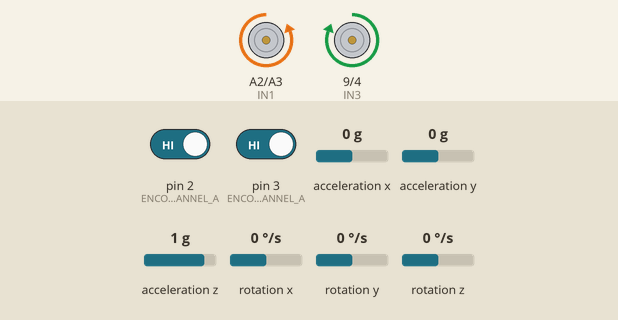
A sketch run on a simulated Arduino Uno, built with avr-gcc and run on an emulated ATmega328P. Shown: motor-driver pin pairs drawn as motors (green arrow = first pin HIGH = forward, orange = second pin HIGH = backward, longer = more drive, scaled by the enable pin). The test bench sets the inputs (shaded band); at power-on: acceleration x 0 g, pin 2 (ENCODER1_CHANNEL_A) HIGH, pin 3 (ENCODER2_CHANNEL_A) HIGH, acceleration y 0 g, acceleration z 1 g, rotation x 0 °/s, rotation y 0 °/s, rotation z 0 °/s.

Above: at 1.7 s.
1.8 s: acceleration x set to 0.2 g
At 3.0 s:
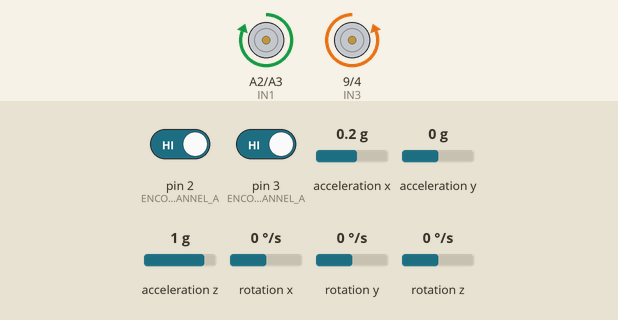
3.3 s: acceleration x set to -1.4 g
At 4.2 s:
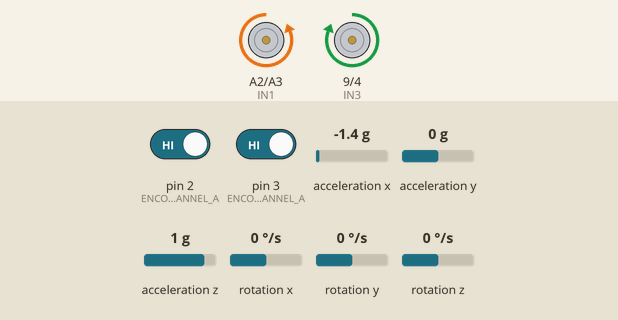
4.8 s: acceleration x set to 0.8 g
At 5.4 s:
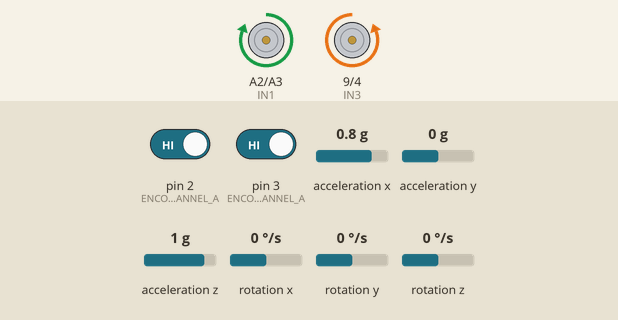
Timing chart, 0 to 7.8 s (numbered marks = the images above; inputs shaded):
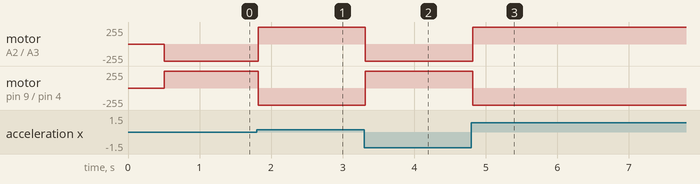

The sketch:

task3c_balance_bot.ino
```cpp
#include <Wire.h>
#include <MPU6050_6Axis_MotionApps20.h>
#include <SoftwareSerial.h>

/* ====================== */
/* ==== VARIABLES ======= */
/* ====================== */

// Bluetooth Communication
SoftwareSerial bluetooth(A1, A0);  // RX, TX (HC-05 TX->A0, RX->A1)

// Motor Driver Pins
#define ENA 6    // Left motor PWM pin (Range: 0-255)
#define IN1 A2   // Left motor direction pin 1
#define IN2 A3   // Left motor direction pin 2
#define ENB 5    // Right motor PWM pin (Range: 0-255)
#define IN3 9    // Right motor direction pin 1
#define IN4 4    // Right motor direction pin 2

// Encoder Pins
#define ENCODER1_CHANNEL_A 2  // Left encoder channel A (Interrupt pin)
#define ENCODER1_CHANNEL_B 7  // Left encoder channel B
#define ENCODER2_CHANNEL_A 3  // Right encoder channel A (Interrupt pin)
#define ENCODER2_CHANNEL_B 8  // Right encoder channel B

// PID Constants
#define Kp_angle  225   // Proportional gain for angle control
#define Kd_angle  9     // Derivative gain for angle control
#define Ki_angle  7     // Integral gain for angle control
#define Kp_speed  49.0  // Proportional gain for speed control
#define Ki_speed  0.26  // Integral gain for speed control
#define Kp_position 44  // Proportional gain for position control
#define Ki_position 0.0 // Integral gain for position control
#define Kd_position 10.0// Derivative gain for position control

// Control Parameters
#define sampleTime  0.010  // Control loop period in seconds
#define targetAngle 4.0    // Target balancing angle in degrees
#define TURN_GAIN 40       // Turning sensitivity multiplier

// Bluetooth Command Definitions
#define FORWARD 'F'    // Increase target speed
#define BACKWARD 'B'   // Decrease target speed
#define LEFT 'L'       // Left turn command
#define RIGHT 'R'      // Right turn command
#define CIRCLE 'C'     // Clockwise spin command
#define CROSS 'X'      // Emergency stop
#define TRIANGLE 'T'   // Reset position
#define SQUARE 'S'     // Gradual stop
#define START 'A'      // Enable movement
#define PAUSE 'P'      // Disable movement

// MPU6050 Object
MPU6050 mpu;

// IMU Data Variables
bool dmpReady = false;         // DMP initialization status
uint8_t mpuIntStatus;          // MPU interrupt status
uint8_t devStatus;             // Device status
uint16_t packetSize;           // DMP packet size
uint8_t fifoBuffer[64];        // FIFO storage buffer
Quaternion q;                  // Quaternion container
VectorFloat gravity;           // Gravity vector
float ypr[3];                  // Yaw/Pitch/Roll array
const float conv = 180.0/M_PI; // Radians to degrees

// Motor Control Variables
volatile int leftMotorPower;   // Left motor power (-255 to 255)
volatile int rightMotorPower;  // Right motor power (-255 to 255)

// Angle Control Variables
volatile float currentAngle = 0; // Filtered tilt angle (degrees)
volatile float prevAngle = 0;    // Previous raw angle
volatile float error = 0;        // Current angle error
volatile float prevError = 0;    // Previous angle error
volatile float errorSum = 0;     // Cumulative angle error

// Speed Control Variables
volatile long leftEncoderCount = 0;  // Left encoder ticks
volatile long rightEncoderCount = 0; // Right encoder ticks
volatile long prevLeftCount = 0;     // Previous left encoder count
volatile long prevRightCount = 0;    // Previous right encoder count
volatile float speed_filter = 0;     // Filtered speed value
volatile float speed_filter_old = 0; // Previous filtered speed
volatile float car_speed_integeral = 0; // Speed error integral
volatile int speed_control_period_count = 0; // Speed control counter
volatile float speed_control_output = 0; // Speed PID output
volatile int setting_car_speed = 0;     // Target speed (-150 to 150)

// Position Control Variables
volatile long initialPosition = 0;    // Reference position
volatile long currentPosition = 0;    // Current position
volatile float positionError = 0;     // Position error
volatile float positionErrorSum = 0;  // Cumulative position error
volatile float positionDerivative = 0;// Position error derivative
volatile float prevPositionError = 0; // Previous position error

// Navigation Control
volatile int turnOffset = 0;  // Turning adjustment (-TURN_GAIN to TURN_GAIN)

/* ====================== */
/* ==== FUNCTIONS ======= */
/* ====================== */

/**
 * Function Name: init_PID
 * Input: None
 * Output: None
 * Logic: Initializes Timer1 for 100Hz interrupt to run PID control
 * Example Call: init_PID();
 */
void init_PID() {
    cli();
    TCCR1A = 0;
    TCCR1B = 0;
    OCR1A = 9999;
    TCCR1B |= (1 << WGM12);
    TCCR1B |= (1 << CS11);
    TIMSK1 |= (1 << OCIE1A);
    sei();
}

/**
 * Function Name: leftEncoderISR
 * Input: None (Interrupt Service Routine)
 * Output: None
 * Logic: Updates left encoder count based on channel B state
 * Example Call: Automatically called on encoder pulse
 */
void leftEncoderISR() {
    if (digitalRead(ENCODER1_CHANNEL_B)) {
        leftEncoderCount++;
    } else {
        leftEncoderCount--;
    }
}

/**
 * Function Name: rightEncoderISR
 * Input: None (Interrupt Service Routine)
 * Output: None
 * Logic: Updates right encoder count based on channel B state
 * Example Call: Automatically called on encoder pulse
 */
void rightEncoderISR() {
    if (digitalRead(ENCODER2_CHANNEL_B)) {
        rightEncoderCount--;
    } else {
        rightEncoderCount++;
    }
}

/**
 * Function Name: setMotors
 * Input: leftMotorSpeed (-255 to 255), rightMotorSpeed (-255 to 255)
 * Output: None
 * Logic: Sets motor directions and speeds using PWM
 * Example Call: setMotors(150, -150);
 */
void setMotors(int leftMotorSpeed, int rightMotorSpeed) {
    leftMotorSpeed = constrain(leftMotorSpeed, -255, 255);
    rightMotorSpeed = constrain(rightMotorSpeed, -255, 255);

    // Left motor control
    if (leftMotorSpeed >= 0) {
        analogWrite(ENA, leftMotorSpeed);
        digitalWrite(IN1, LOW);
        digitalWrite(IN2, HIGH);
    } else {
        analogWrite(ENA, -leftMotorSpeed);
        digitalWrite(IN1, HIGH);
        digitalWrite(IN2, LOW);
    }

    // Right motor control
    if (rightMotorSpeed >= 0) {
        analogWrite(ENB, rightMotorSpeed);
        digitalWrite(IN3, HIGH);
        digitalWrite(IN4, LOW);
    } else {
        analogWrite(ENB, -rightMotorSpeed);
        digitalWrite(IN3, LOW);
        digitalWrite(IN4, HIGH);
    }
}

/**
 * Function Name: updatePosition
 * Input: None
 * Output: None
 * Logic: Calculates current position and updates PID terms
 * Example Call: updatePosition();
 */
void updatePosition() {
    currentPosition = (leftEncoderCount + rightEncoderCount) / 2;
    positionError = initialPosition - currentPosition;
    positionDerivative = (positionError - prevPositionError) / sampleTime;
    positionErrorSum += positionError * sampleTime;
    positionErrorSum = constrain(positionErrorSum, -100, 100);
    prevPositionError = positionError;
}

/**
 * Function Name: updateMPUData
 * Input: None
 * Output: bool - True if new data processed
 * Logic: Reads IMU data from FIFO and calculates tilt angle
 * Example Call: if(updateMPUData()) { /* new data available */
bool updateMPUData() {
    uint16_t fifoCount = mpu.getFIFOCount();

    if (fifoCount >= 1024) {
        mpu.resetFIFO();
        return false;
    }

    if (fifoCount >= packetSize) {
        while (fifoCount >= packetSize) {
            mpu.getFIFOBytes(fifoBuffer, packetSize);
            fifoCount -= packetSize;
        }

        mpu.dmpGetQuaternion(&q, fifoBuffer);
        mpu.dmpGetGravity(&gravity, &q);
        mpu.dmpGetYawPitchRoll(ypr, &q, &gravity);

        float newAngle = ypr[1] * conv;
        currentAngle = 0.93 * (currentAngle + newAngle - prevAngle) + 0.07 * newAngle;
        prevAngle = newAngle;

        return true;
    }
    return false;
}

/**
 * Function Name: processBluetoothCommand
 * Input: char command - Received command byte
 * Output: None
 * Logic: Maps Bluetooth commands to control actions
 * Example Call: processBluetoothCommand('F');
 */
void processBluetoothCommand(char command) {
    switch(command) {
        case FORWARD:  // Increase target speed
            setting_car_speed += 30;
            break;
        case BACKWARD:  // Decrease target speed
            setting_car_speed -= 30;
            break;
        case LEFT:  // Left turn adjustment
            turnOffset = TURN_GAIN;
            break;
        case RIGHT:  // Right turn adjustment
            turnOffset = -TURN_GAIN;
            break;
        case CIRCLE:  // Clockwise spin
            turnOffset = -2 * TURN_GAIN;
            setting_car_speed = 0;
            break;
        case CROSS:  // Emergency stop
            setting_car_speed = 0;
            turnOffset = 0;
            leftMotorPower = rightMotorPower = 0;
            break;
        case TRIANGLE:  // Reset position reference
            initialPosition = (leftEncoderCount + rightEncoderCount) / 2;
            break;
        case SQUARE:  // Gradual stop
            setting_car_speed = 0;
            turnOffset = 0;
            break;
        case START:  // Enable movement
            setting_car_speed = 20;
            break;
        case PAUSE:  // Disable movement
            setting_car_speed = 0;
            turnOffset = 0;
            break;
    }
    setting_car_speed = constrain(setting_car_speed, -150, 150);
}

/* ====================== */
/* ==== MAIN CODE ======= */
/* ====================== */

void setup() {
    Wire.begin();
    Wire.setClock(400000);

    // Motor control pins
    pinMode(ENA, OUTPUT);
    pinMode(IN1, OUTPUT);
    pinMode(IN2, OUTPUT);
    pinMode(ENB, OUTPUT);
    pinMode(IN3, OUTPUT);
    pinMode(IN4, OUTPUT);

    // Encoder pins
    pinMode(ENCODER1_CHANNEL_A, INPUT_PULLUP);
    pinMode(ENCODER1_CHANNEL_B, INPUT_PULLUP);
    pinMode(ENCODER2_CHANNEL_A, INPUT_PULLUP);
    pinMode(ENCODER2_CHANNEL_B, INPUT_PULLUP);

    // Encoder interrupts
    attachInterrupt(digitalPinToInterrupt(ENCODER1_CHANNEL_A), leftEncoderISR, RISING);
    attachInterrupt(digitalPinToInterrupt(ENCODER2_CHANNEL_A), rightEncoderISR, RISING);

    Serial.begin(9600);
    bluetooth.begin(9600);

    // MPU6050 initialization
    mpu.initialize();
    if (!mpu.testConnection()) {
        while (1);
    }

    // IMU configuration
    mpu.setClockSource(MPU6050_CLOCK_PLL_ZGYRO);
    mpu.setFullScaleGyroRange(MPU6050_GYRO_FS_1000);
    mpu.setFullScaleAccelRange(MPU6050_ACCEL_FS_4);
    mpu.setDLPFMode(MPU6050_DLPF_BW_42);

    // Calibration offsets
    mpu.setXAccelOffset(-2495);
    mpu.setYAccelOffset(1215);
    mpu.setZAccelOffset(1720);
    mpu.setXGyroOffset(110);
    mpu.setYGyroOffset(47);
    mpu.setZGyroOffset(-32);

    // DMP initialization
    devStatus = mpu.dmpInitialize();
    if (devStatus == 0) {
        mpu.setDMPEnabled(true);
        dmpReady = true;
        packetSize = mpu.dmpGetFIFOPacketSize();
    } else {
        while (1);
    }

    init_PID();

    // Position control initialization
    initialPosition = (leftEncoderCount + rightEncoderCount) / 2;
    currentPosition = initialPosition;
}

void loop() {
    if (!dmpReady) return;

    // Handle Bluetooth input
    if (bluetooth.available()) {
        char command = bluetooth.read();
        processBluetoothCommand(command);
    }

    // Update IMU data
    updateMPUData();

    // Apply motor controls
    leftMotorPower = constrain(leftMotorPower, -255, 255);
    rightMotorPower = constrain(rightMotorPower, -255, 255);
    setMotors(leftMotorPower, rightMotorPower);
}

/**
 * Function Name: ISR(TIMER1_COMPA_vect)
 * Input: None (Timer1 interrupt)
 * Output: None
 * Logic: Main control loop running at 100Hz
 *        1. Calculates angle PID
 *        2. Calculates speed PID
 *        3. Combines controls with turning offset
 * Example Call: Automatically called by timer interrupt
 */
ISR(TIMER1_COMPA_vect) {
    // Angle PID calculation
    error = targetAngle - currentAngle;
    float derivative = (error - prevError) / sampleTime;
    errorSum += error;
    errorSum = constrain(errorSum, -300, 300);
    float integral = errorSum * sampleTime;

    int basePower = Kp_angle * error + Ki_angle * integral + Kd_angle * derivative;

    // Speed control (runs at 12.5Hz)
    speed_control_period_count++;
    if (speed_control_period_count >= 8) {
        speed_control_period_count = 0;
        float car_speed = (leftEncoderCount - prevLeftCount + rightEncoderCount - prevRightCount) * 0.5;
        prevLeftCount = leftEncoderCount;
        prevRightCount = rightEncoderCount;

        // Low-pass filter for speed
        speed_filter = speed_filter_old * 0.7 + car_speed * 0.3;
        speed_filter_old = speed_filter;

        // Integral term with anti-windup
        car_speed_integeral += speed_filter;
        car_speed_integeral += -setting_car_speed;
        car_speed_integeral = constrain(car_speed_integeral, -3000, 3000);

        // Speed PID calculation
        speed_control_output = -Kp_speed * speed_filter - Ki_speed * car_speed_integeral;
    }

    // Motor power calculation with turn offset
    leftMotorPower = basePower - speed_control_output - turnOffset;
    rightMotorPower = basePower - speed_control_output + turnOffset;

    prevError = error;
}
```

Measured:
- the behaviour switches between 0 and 0.1 g on acceleration x (found by bisection; images 0 and 1)
- after the input at 1.8 s, motor on A2 (IN1) / A3 (IN2): backward 255/255 → forward 255/255 at once; motor on pin 9 (IN3) / pin 4 (IN4): forward 255/255 → backward 255/255 at once
- after the input at 3.3 s, motor on A2 (IN1) / A3 (IN2): forward 255/255 → backward 255/255 at once; motor on pin 9 (IN3) / pin 4 (IN4): backward 255/255 → forward 255/255 at once
- after the input at 4.8 s, motor on A2 (IN1) / A3 (IN2): backward 255/255 → forward 255/255 at once; motor on pin 9 (IN3) / pin 4 (IN4): forward 255/255 → backward 255/255 at once
